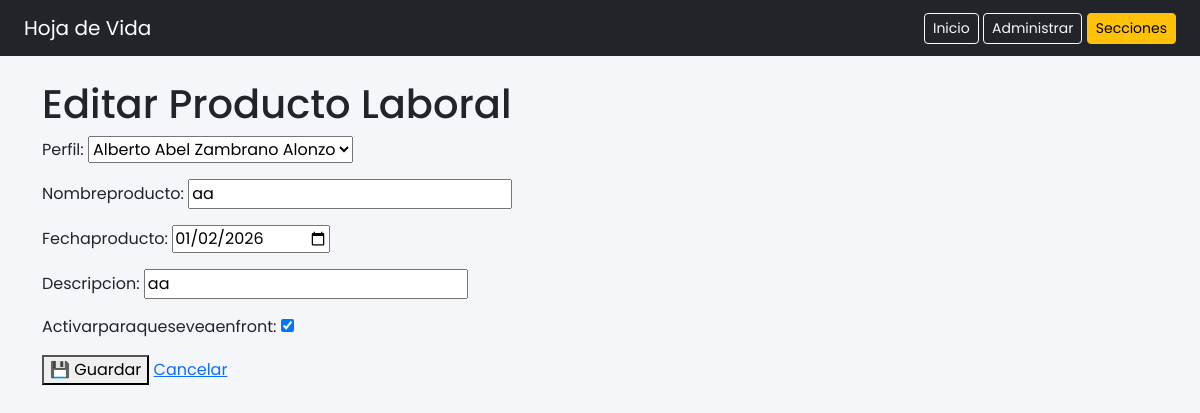
The app's page /productolaboral/editar/1/ (signed in) with its own data.
### paginausuario/models.py (models this page shows)
class ProductoLaboral(models.Model):
    idproductoslaborales = models.AutoField(primary_key=True)
    perfil = models.ForeignKey(
        DatosPersonales,
        on_delete=models.CASCADE,
        db_column="idperfilconqueestaactivo"
    )
    nombreproducto = models.CharField(max_length=100)
    fechaproducto = models.DateField()
    descripcion = models.CharField(max_length=100)
    activarparaqueseveaenfront = models.BooleanField(default=True)
    class Meta:
        db_table = "PRODUCTOSLABORALES"

### paginausuario/views.py (the view)
# urls.py: path('productolaboral/editar/<int:pk>/', views.producto_laboral_update, name='producto_laboral_update'),
@staff_member_required
def producto_laboral_update(request, pk):
    producto = get_object_or_404(ProductoLaboral, pk=pk)
    form = ProductoLaboralForm(request.POST or None, instance=producto)
    if form.is_valid():
        form.save()
        return redirect('producto_laboral_list')
    return render(request, 'productolaboral/form.html', {
        'form': form,
        'accion': 'Editar'
    })

### paginausuario/forms.py (shortened to what this page needs)
class ProductoLaboralForm(forms.ModelForm):
    class Meta:
        model = ProductoLaboral
        fields = "__all__"
        widgets = {
            "fechaproducto": forms.DateInput(attrs={"type": "date"}),
        }

### paginausuario/models.py (called while the page is built)
    def __str__(self):
        return f"{self.nombres} {self.apellidos}"

### paginausuario/templates/productolaboral/form.html (shortened to what this page needs)
{% extends 'az.html' %}
{% block content %}
<h1>{{ accion }} Producto Laboral</h1>
<form method="post">
    {{ form.as_p }}
    <button type="submit">💾 Guardar</button>
    <a href="{% url 'producto_laboral_list' %}">Cancelar</a>
</form>
{% endblock %}

### paginausuario/templates/az.html (style rules this page uses)
body { font-family: 'Poppins', sans-serif; background-color: #f4f6f9; }

### records on screen
ProductoLaboral: nombreproducto "aa", fechaproducto "01/02/2026", descripcion "aa", activarparaqueseveaenfront "☑"

### other values on screen
{{ accion }} "Editar"
